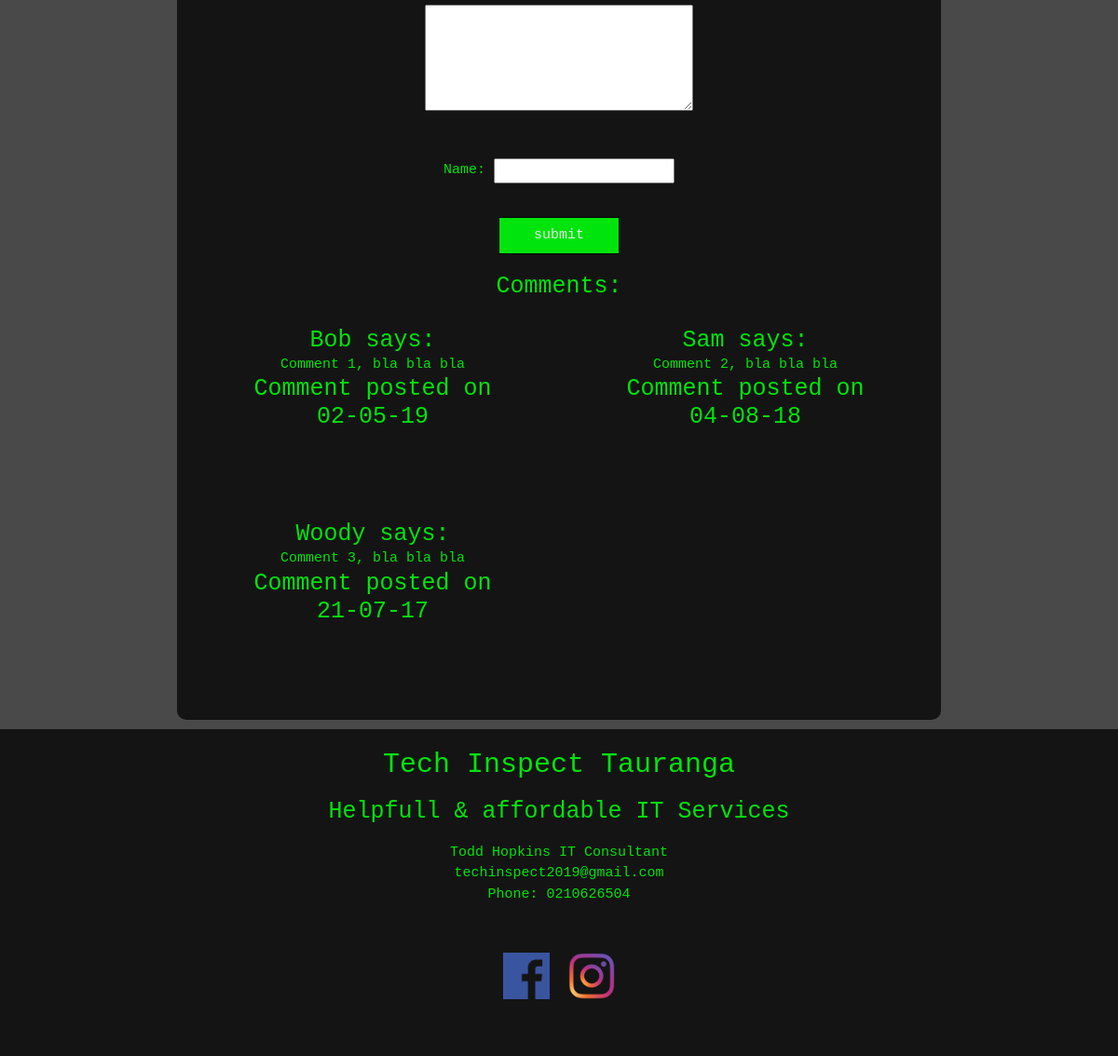
The app's page /pages/products (lower part), older data.
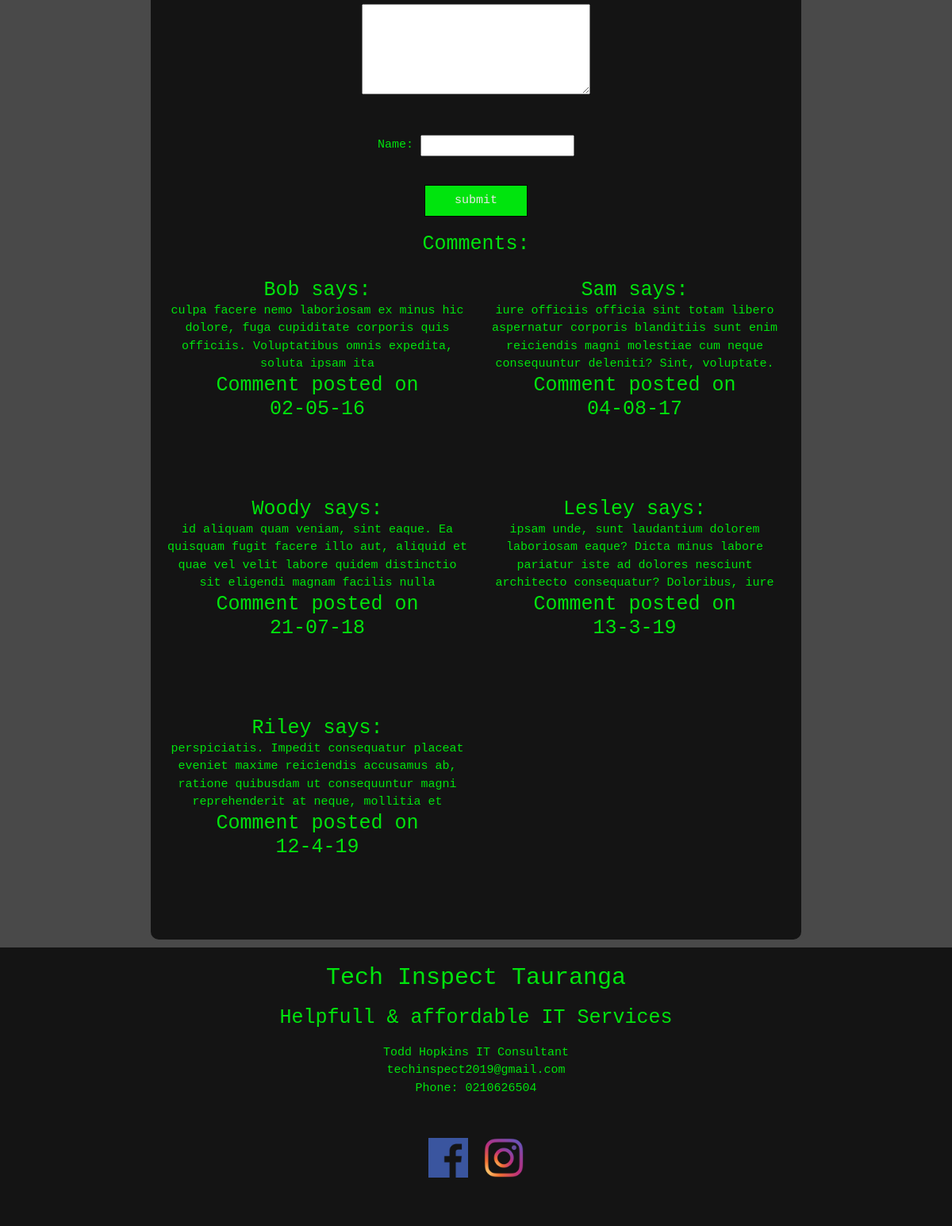
The same page, newer data.
### tables this page shows
create TABLE Comments (
  Indx int not null AUTO_INCREMENT,
  Prop TEXT,
  FName varchar(30),
  TDate varchar (15),
  Approval int (15),
  PRIMARY KEY (Indx)
	
);

### app/controllers/Pages.php (called while the page is built, shortened)
<?php
    class Pages extends Controller {
      public function __construct() {
        $this->_page = $this->model('_content');
      }
      public function products(){
        $title = $this->_page->title();
        $paragraph = $this->_page->paragraph();
        $image = $this->_page->image();
        $comments = $this->_page->comments();
        $data = [
         'title' => $title,
         'paragraph' => $paragraph,
         'image' => $image,
         'comments' => $comments,
         'title2' => ""
       ];
        $this->view('pages/template_products', $data);
       }
    }

### app/libraries/Core.php (called while the page is built, shortened)
<?php
    class Core {
        protected $currentMethod = 'index';
        public function __construct() {
            $url = $this->getURL();
            if(file_exists('../app/controllers/' . ucwords($url[0]) . '.php')) {
                unset($url[0]);
            }
            $this->currentController = new $this->currentController;
            if(isset($url[1])) {
                if(method_exists($this->currentController, $url[1])) {
                    $this->currentMethod = $url[1];
                    unset($url[1]);
                }
            }
            $this->params = $url ? array_values($url) : [null];
            call_user_func_array([$this->currentController, $this->currentMethod], $this->params);
        }
        public function getURL() {
            if(isset($_GET['url'])) {
                $url = rtrim($_GET['url'], '/');
                $url = filter_var($url, FILTER_SANITIZE_URL);
                $url = explode('/', $url);
                return $url;
            }
        }
    }
?>

### public/index.php (called while the page is built, shortened)
<?php
    $init = new Core();
?>

### app/libraries/Database.php (called while the page is built, shortened)
<?php
    class Database {
        private $host = DBHOST;
        private $user = DBUSER;
        private $pass = DBPASS;
        private $dbname = DBNAME;
        private $dbh;
        private $stmt;
        public function __construct() {
            $dsn = "mysql:host=".$this->host.";dbname=".$this->dbname;
            $options = [
                PDO::ATTR_PERSISTENT => true,
                PDO::ATTR_ERRMODE => PDO::ERRMODE_EXCEPTION
            ];
            try {
                $this->dbh = new PDO($dsn, $this->user, $this->pass, $options);
            } catch (PDOException $e) {
                $this->error = $e->getMessage();
                echo $this->error;
            }
        }
        public function query($sql) {
            $this->stmt = $this->dbh->prepare($sql);
        }
        public function execute() {
            return $this->stmt->execute();
        }
        public function resultSet() {
            $this->execute();
            return  $this->stmt->fetchAll(PDO::FETCH_ASSOC);
        }
    }
?>

### app/models/_content.php (called while the page is built, shortened)
<?php
class _content{
    private $db;
    public function __construct() {
        $this->db = new Database;
    }
    public function title() {
        $this->db->query('SELECT * FROM Content ');
        return $this->db->resultSet();
    }
    public function paragraph() {
        $this->db->query('SELECT * FROM Content ');
        return $this->db->resultSet();
    }
    public function image(){
        $this->db->query('SELECT * FROM Images');
        return $this->db->resultSet();
    }
    public function comments(){
        $this->db->query('SELECT * FROM Comments WHERE Approval = 1 ORDER BY Indx');
        return $this->db->resultSet();
    }
}

### app/views/pages/template_products.php (the view, shortened to what this page needs)
<?php include(APPROOT . "/views/includes/header.php"); ?>
<section>
        <div class="container1">
            <div class="content3">
                <div class="box3">
                    <div id="center">
                    <form name="form3" class="form2" action="<?php echo URLROOT . 'pages/processFrom/'; ?>" onsubmit="return validation3()" method="POST" >
                    <div><textarea name="Prop" id="Prop" cols="30vw" rows="5"></textarea></div>
                   <br> <p>Name: <input type="text" name="FName" id="FName"></p>
                    <input type="submit" class="button2" value="submit"> <br>
                    <h2>Comments:</h2>
                    <div id='comments'>
                    <?php
                      $output = "";
                      foreach($data['comments'] as $item) {
                      $output .= "<div style='padding-bottom:20px; '><h2 style='padding:0; margin:0;'>";
                      $output .= $item['FName'];
                      $output .= " says:</h2>";
                      $output .= "<p style='padding:0; margin:0;'>";
                      $output .= $item['Prop'];
                      $output .= " <br><h2 style='padding:0; margin:0;'>Comment posted on <br> ";
                      $output .= $item['TDate'];
                      $output .= "</h2></p>";
                      $output .= "</h2></div>";
                    }
                    echo $output;
                ?></div>
                    </form>
                    </div>
                </div>
            </div>
        </div>
    </section>
<?php include(APPROOT . "/views/includes/footer.php"); ?>

Row changes from the older to the newer data that the page shows:
changed comments (number 1 of 5 on the later page): value "Bob Comment 1, bla bla bla 02-05-19" → "Bob culpa facere nemo laboriosam ex minus hic dolore, fuga cupiditate corporis quis officiis. Voluptatibus omnis expedita, soluta ipsam ita 02-05-16"
changed comments (number 2 of 5 on the later page): value "Sam Comment 2, bla bla bla 04-08-18" → "Sam iure officiis officia sint totam libero aspernatur corporis blanditiis sunt enim reiciendis magni molestiae cum neque consequuntur deleniti? Sint, voluptate. 04-08-17"
changed comments (number 3 of 5 on the later page): value "Woody Comment 3, bla bla bla 21-07-17" → "Woody id aliquam quam veniam, sint eaque. Ea quisquam fugit facere illo aut, aliquid et quae vel velit labore quidem distinctio sit eligendi magnam facilis nulla 21-07-18"
now on this page (row edited): comments: value "Lesley ipsam unde, sunt laudantium dolorem laboriosam eaque? Dicta minus labore pariatur iste ad dolores nesciunt architecto consequatur? Doloribus, iure 13-3-19"
added comments: value "Riley perspiciatis. Impedit consequatur placeat eveniet maxime reiciendis accusamus ab, ratione quibusdam ut consequuntur magni reprehenderit at neque, mollitia et 12-4-19"
